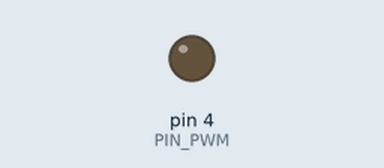
A sketch run on a simulated Arduino Uno, built with avr-gcc and run on an emulated ATmega328P. Parts: output pins drawn as LEDs (lit = HIGH). What the sketch prints to the serial monitor is not drawn.

Above: at 0.1 s.
At 1.3 s:
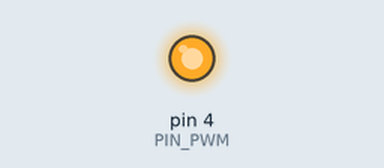
Timing chart, 0 to 5.3 s (numbered marks = the images above):
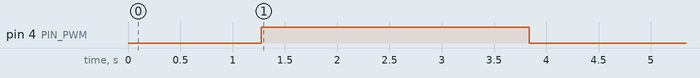

The sketch:

tiny-vumeter.ino
```cpp
// tiny-vumeter.ino

#include <Arduino.h>

#define PIN_PWM 4
#define SERIAL_SPEED 9600

// we define a dead simple protocol: 0x00 0xFF followed with command byte and value.
// Right now we only define command byte 0x01 (:
#define CMD_START1 0x00
#define CMD_START2 0xFF
#define CMD_SETV 0x01

void hello()
{
    byte i = 1;
    byte up = 1;
    while (i)
    {
        analogWrite(PIN_PWM, i);
        if (up)
        {
            if (i == 0xff)
                up = 0;
            else
                ++i;
        }
        else
            --i;
        delay(10);
    }
    analogWrite(PIN_PWM, 0);
}

void setup()
{
    Serial.begin(SERIAL_SPEED);
    Serial.println("Starting...");

    pinMode(PIN_PWM, OUTPUT);
    analogWrite(PIN_PWM, 0);
    hello();

    Serial.println("Setup complete.");
}

void loop()
{
    byte cmd, val;
    while (1)
    {
        cmd = read_cmd(&val);
        if (cmd == CMD_SETV)
            analogWrite(PIN_PWM, val);
    }
}

// we need CMD0 CMD1 <cmd> <value> sequence from serial port
// so implementing a simple state machine here
byte read_cmd(byte *value)
{
    byte c;

    while (1)
    {
        // seek for start sequence
        while (read_byte() != CMD_START1)
            ;

        // next in sequence
        if (read_byte() != CMD_START2)
            continue;

        // read cmd byte
        c = read_byte();
        // read value
        *value = read_byte();
        return c;
    }
}

byte read_byte()
{
    // Brutal: stay in busyloop until we have something
    while (1)
    {
        if (Serial.available())
        {
            byte c = Serial.read();
            return c;
        }
    }
}
// EOF
```
